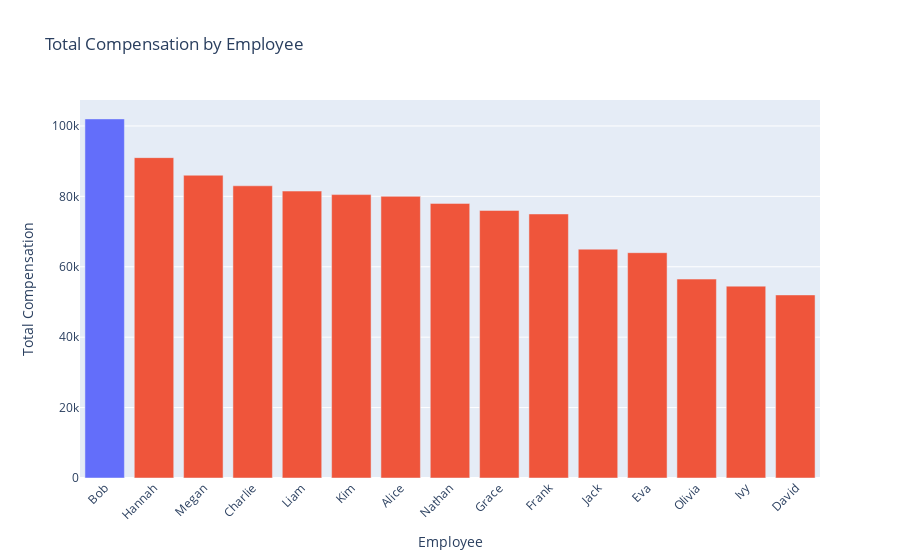

The notebook cell this image was saved under:
### Markdown cell above
# Plotly

Plotly is a sophisticated and powerful data visualization library that stands out for its interactivity and versatility. It is designed to create visually appealing, highly interactive plots and is widely used for both data exploration and presentation. Unlike static plotting libraries like Matplotlib, Plotly offers a rich set of features that enable users to create dynamic, interactive, and responsive charts with just a few lines of code.

Key Features of Plotly:

- Interactivity: Plotly excels in creating interactive visualizations, allowing users to zoom, pan, hover, and click on data points. This makes it an ideal choice for web-based dashboards and data exploration applications.

- Customizability: Plotly offers extensive customization options for every aspect of your visualizations, including colors, fonts, axes, and layout. It gives users fine control over how their charts appear and behave.

- Integration with Dash: Plotly integrates seamlessly with Dash, a framework for building interactive web applications. With Dash, you can create custom data dashboards with a wide range of interactive features, ideal for real-time data monitoring and analysis.

- Exportability: Plotly charts can be exported as static images or HTML files, making them easy to embed into websites, blogs, or reports. This export flexibility ensures your interactive plots can be shared or published with ease.

- Wide Range of Plot Types: From basic charts like line plots and bar plots to advanced charts like 3D plots, heatmaps, choropleth maps, and more, Plotly supports a broad spectrum of visualizations. This makes it suitable for a wide range of industries, from finance to healthcare to scientific research.

### Code cell
# Create hover data by combining relevant information into a single string
london['HoverInfo'] = london.apply(lambda row: f"Department: {row['Department']}<br>Job Title: {row['JobTitle']}<br>Salary: ${row['Salary']:,}<br>Bonus: ${row['Bonus']:,}<br>Total Compensation: ${row['TotalCompensation']:,}", axis=1)

# Create the Plotly bar plot
fig = px.bar(london,
             x='Name',
             y='TotalCompensation',
             color='Color',
             hover_name='Name',
             hover_data={'Color': False, 'Name': False, 'Department': True, 'JobTitle': True, 'Salary': True, 'Bonus': True, 'TotalCompensation': True},
             title="Total Compensation by Employee")

# Update layout for better appearance
fig.update_layout(
    xaxis_title="Employee",
    yaxis_title="Total Compensation",
    xaxis_tickangle=-45,
    hoverlabel=dict(font_size=12),
    showlegend=False
)

# Show the plot
fig.show()

### Figure 1 — Plotly figure (JSON) as saved in the notebook; plotly's stock layout.template omitted (floating-point values rounded to 4 significant figures)
{"data": [{"customdata": [["red", "Engineering", "Engineer", 95000, 7000]], "hovertemplate": "<b>%{hovertext}</b><br><br>TotalCompensation=%{y}<br>Department=%{customdata[1]}<br>JobTitle=%{customdata[2]}<br>Salary=%{customdata[3]}<br>Bonus=%{customdata[4]}<extra></extra>", "hovertext": ["Bob"], "legendgroup": "red", "marker": {"color": "#636efa", "pattern": {"shape": ""}}, "name": "red", "orientation": "v", "showlegend": true, "textposition": "auto", "type": "bar", "x": ["Bob"], "xaxis": "x", "y": [102000], "yaxis": "y"}, {"customdata": [["skyblue", "Engineering", "Engineer", 85000, 6000], ["skyblue", "Engineering", "Engineer", 80000, 6000], ["skyblue", "Engineering", "Engineer", 80000, 3000], ["skyblue", "HR", "Manager", 77000, 4500], ["skyblue", "Sales", "Sales Rep", 75000, 5500], ["skyblue", "HR", "Manager", 75000, 5000], ["skyblue", "Sales", "Sales Rep", 73000, 5000], ["skyblue", "Sales", "Sales Rep", 72000, 4000], ["skyblue", "Sales", "Sales Rep", 70000, 5000], ["skyblue", "Finance", "Analyst", 62000, 3000], ["skyblue", "Finance", "Analyst", 60000, 4000], ["skyblue", "HR", "Clerk", 54000, 2500], ["skyblue", "HR", "Clerk", 52000, 2500], ["skyblue", "HR", "Clerk", 50000, 2000]], "hovertemplate": "<b>%{hovertext}</b><br><br>TotalCompensation=%{y}<br>Department=%{customdata[1]}<br>JobTitle=%{customdata[2]}<br>Salary=%{customdata[3]}<br>Bonus=%{customdata[4]}<extra></extra>", "hovertext": ["Hannah", "Megan", "Charlie", "Liam", "Kim", "Alice", "Nathan", "Grace", "Frank", "Jack", "Eva", "Olivia", "Ivy", "David"], "legendgroup": "skyblue", "marker": {"color": "#EF553B", "pattern": {"shape": ""}}, "name": "skyblue", "orientation": "v", "showlegend": true, "textposition": "auto", "type": "bar", "x": ["Hannah", "Megan", "Charlie", "Liam", "Kim", "Alice", "Nathan", "Grace", "Frank", "Jack", "Eva", "Olivia", "Ivy", "David"], "xaxis": "x", "y": [91000, 86000, 83000, 81500, 80500, 80000, 78000, 76000, 75000, 65000, 64000, 56500, 54500, 52000], "yaxis": "y"}], "layout": {"barmode": "relative", "hoverlabel": {"font": {"size": 12}}, "legend": {"title": {"text": "Color"}, "tracegroupgap": 0}, "showlegend": false, "title": {"text": "Total Compensation by Employee"}, "xaxis": {"anchor": "y", "domain": [0, 1], "tickangle": -45, "title": {"text": "Employee"}}, "yaxis": {"anchor": "x", "domain": [0, 1], "title": {"text": "Total Compensation"}}}}
